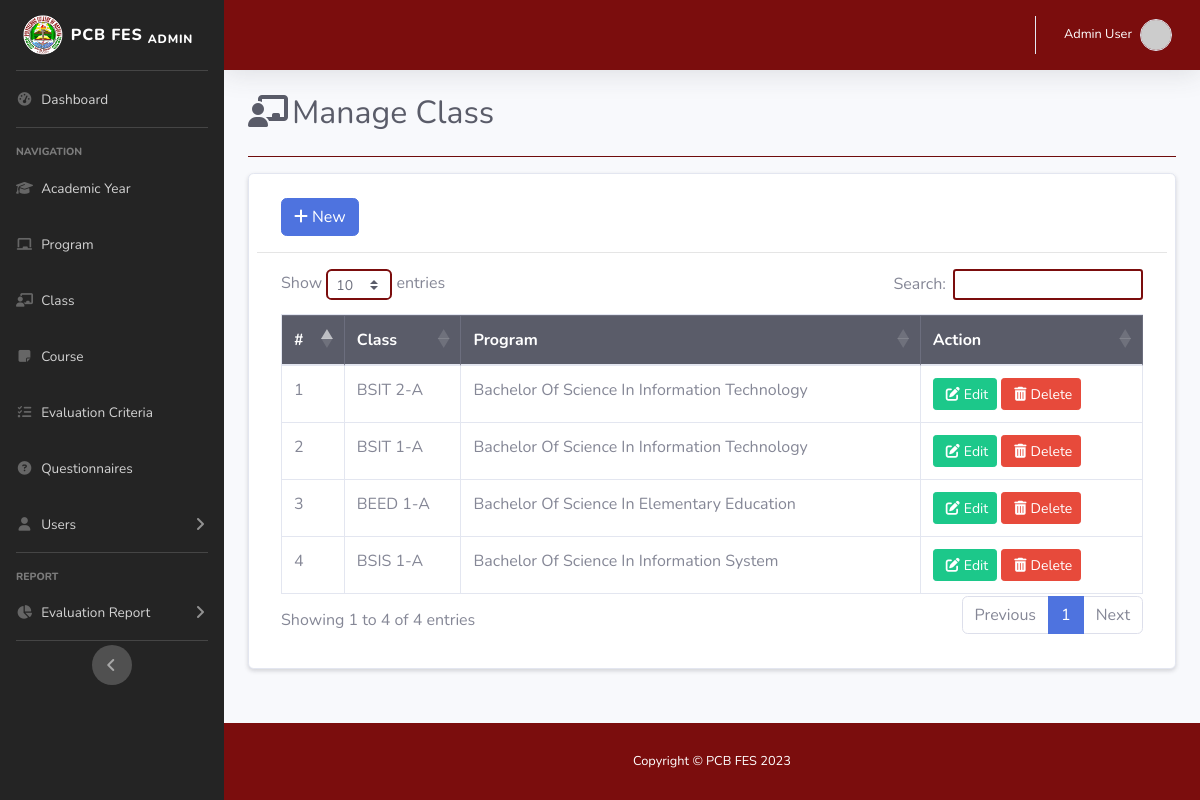
Screenshot of /admin/class.php (signed in) with the database file from the repository.
### tables this page shows
CREATE TABLE `class_tbl` (
  `class_id` int(11) NOT NULL,
  `program_id` int(11) NOT NULL,
  `program_code` varchar(20) NOT NULL,
  `program_name` varchar(255) NOT NULL,
  `level` int(2) NOT NULL,
  `section` varchar(2) NOT NULL
);

CREATE TABLE `program_tbl` (
  `program_id` int(11) NOT NULL,
  `program_code` varchar(20) NOT NULL,
  `program_name` varchar(255) NOT NULL,
  `department_id` int(11) NOT NULL
);

### admin/class.php (the view, shortened to what this page needs)
<!DOCTYPE html>
<html lang="en">
<head>
    <link rel="stylesheet" href="https://stackpath.bootstrapcdn.com/bootstrap/4.2.1/css/bootstrap.min.css">
    <link rel="stylesheet" href="https://cdn.datatables.net/1.10.18/css/dataTables.bootstrap4.min.css">
    <link href="../assets/vendor/fontawesome-free/css/all.min.css" rel="stylesheet" type="text/css">
    <link href="../assets/css/sb-admin-2.min.css" rel="stylesheet">
    <link href="../assets/css/custom.css" rel="stylesheet">
    <link rel="stylesheet" href="https://cdn.jsdelivr.net/npm/@sweetalert2/theme-borderless@5/borderless.css" />
</head>
<body id="page-top">
    <div id="wrapper">
            <?php include 'sidebar.php'; ?>
        <div id="content-wrapper" class="d-flex flex-column">
            <div id="content">
                    <?php include 'topbar.php'; ?>
                <div class="container-fluid justify-content-center">
                    <div class="d-sm-flex align-items-center justify-content-between mb-4">
                        <h1 class="h2 mb-0 text-gray-800"><i class="fas fa-fw fa-chalkboard-teacher mr-1"></i>Manage Class</h1>
                    </div>
                    <hr class="mb-3 bg-white1">
<div class="container card p-2 mb-4 shadow-sm">
    <div class="row">
        <div class="col-12 col-md-12">
            <div class="container mb-3 mt-3">
                <a href="#addnew" data-toggle="modal" class="btn btn-primary"><i class="fa-solid fa-plus mr-1"></i>New</a>
            </div>
            <hr>
            <div class="container mb-4">
                <table id="myTable" class="table table-bordered nowrap" style="width:100%">
                    <thead class="table-dark">
                        <th>#</th>
                        <th>Class</th>
                        <th>Program</th>
                        <th>Action</th>
                    </thead>
                    <tbody>
                        <?php
                            require '../db/dbconn.php';
                            $sql = "
                                    SELECT class_tbl.*, program_tbl.*
                                    FROM class_tbl
                                    INNER JOIN program_tbl ON class_tbl.program_id = program_tbl.program_id
                                    ORDER BY program_tbl.program_id
                                ";
                            $num = 1;
                            $query = mysqli_query($conn, $sql);
                            while($row = mysqli_fetch_assoc($query)){
                                echo
                                "<tr>
                                    <td>".$num."</td>
                                    <td>".$row['program_code']. " " .$row['level']. "-" .$row['section']."</td>
                                    <td>".$row['program_name']."</td>
                                    <td>
                                        <a href='#edit_".$row['class_id']."' class='btn btn-success btn-sm' data-toggle='modal'><i class='fa fa-pen-to-square m-1'></i>Edit</a>
                                        <a href='#delete_".$row['class_id']."' class='btn btn-danger btn-sm' data-toggle='modal'><i class='fa fa-trash m-1'></i>Delete</a>
                                    </td>
                                </tr>";
                            $num++;}
                        ?>
                    </tbody>
                </table>
            </div>
        </div>
    </div>
</div>
                </div>
            </div>
            <?php include 'footer.php'; ?>
        </div>
    </div>
</body>
</html>

### assets/css/custom.css (style rules this page uses)
.bg-white1 { background-color: #7b0d0d; }

### rows the page displays
class_tbl: program.program_code "BSIT", level "2", section "A", program.program_name "Bachelor Of Science In Information Technology"
class_tbl: program.program_code "BSIT", level "1", section "A", program.program_name "Bachelor Of Science In Information Technology"
class_tbl: program.program_code "BEED", level "1", section "A", program.program_name "Bachelor Of Science In Elementary Education"
class_tbl: program.program_code "BSIS", level "1", section "A", program.program_name "Bachelor Of Science In Information System"

### other values shown
$name "Admin User"
